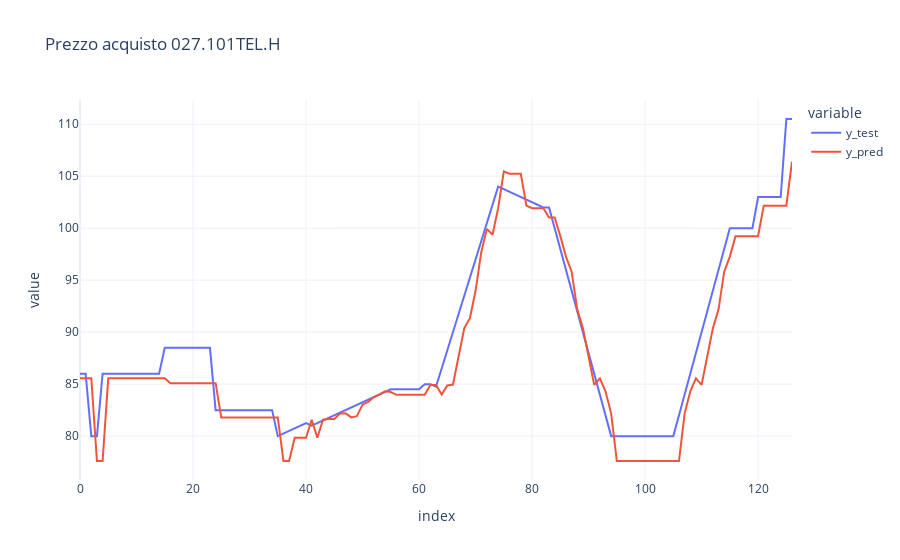

The notebook cell this image was saved under:
### Code cell
# use liear regression to predict the price
from sklearn.linear_model import LinearRegression, Ridge, Lasso, ElasticNet
from sklearn.ensemble import RandomForestRegressor
from sklearn.model_selection import train_test_split

X = df_027[["MA"]]
y = df_027[["MA"]].shift(-1).ffill()

X_train, X_test, y_train, y_test = train_test_split(X, y, test_size=0.50, random_state=42, shuffle=False)

model = RandomForestRegressor()
model.fit(X_train, y_train)

y_pred = model.predict(X_test)

df_pred = pd.DataFrame(data={'y_test': y_test.values.flatten(), 'y_pred': y_pred.flatten()})

fig = px.line(df_pred, template='plotly_white', title='Prezzo acquisto 027.101TEL.H')
#fig.add_scatter(x=X_test.flatten(), y=y_pred, mode='lines')

fig.show()

### Figure 1 — Plotly figure (JSON) as saved in the notebook; plotly's stock layout.template omitted (floating-point values rounded to 4 significant figures)
{"data": [{"hovertemplate": "variable=y_test<br>index=%{x}<br>value=%{y}<extra></extra>", "legendgroup": "y_test", "line": {"color": "#636efa", "dash": "solid"}, "marker": {"symbol": "circle"}, "mode": "lines", "name": "y_test", "orientation": "v", "showlegend": true, "type": "scatter", "x": [0, 1, 2, 3, 4, 5, 6, 7, 8, 9, 10, 11, 12, 13, 14, 15, 16, 17, 18, 19, 20, 21, 22, 23, 24, 25, 26, 27, 28, 29, 30, 31, 32, 33, 34, 35, 36, 37, 38, 39, 40, 41, 42, 43, 44, 45, 46, 47, 48, 49, 50, 51, 52, 53, 54, 55, 56, 57, 58, 59, 60, 61, 62, 63, 64, 65, 66, 67, 68, 69, 70, 71, 72, 73, 74, 75, 76, 77, 78, 79, 80, 81, 82, 83, 84, 85, 86, 87, 88, 89, 90, 91, 92, 93, 94, 95, 96, 97, 98, 99, 100, 101, 102, 103, 104, 105, 106, 107, 108, 109, 110, 111, 112, 113, 114, 115, 116, 117, 118, 119, 120, 121, 122, 123, 124, 125, 126], "xaxis": "x", "y": [86, 86, 80, 80, 86, 86, 86, 86, 86, 86, 86, 86, 86, 86, 86, 88.5, 88.5, 88.5, 88.5, 88.5, 88.5, 88.5, 88.5, 88.5, 82.5, 82.5, 82.5, 82.5, 82.5, 82.5, 82.5, 82.5, 82.5, 82.5, 82.5, 80, 80.25, 80.5, 80.75, 81, 81.25, 81, 81.25, 81.5, 81.75, 82, 82.25, 82.5, 82.75, 83, 83.25, 83.5, 83.75, 84, 84.25, 84.5, 84.5, 84.5, 84.5, 84.5, 84.5, 85, 85, 84.75, 86.5, 88.25, 90, 91.75, 93.5, 95.25, 97, 98.75, 100.5, 102.2, 104, 103.8, 103.5, 103.2, 103, 102.8, 102.5, 102.2, 102, 102, 100, 98, 96, 94, 92, 90, 88, 86, 84, 82, 80, 80, 80, 80, 80, 80, 80, 80, 80, 80, 80, 80, 82, 84, 86, 88, 90, 92, 94, 96, 98, 100, 100, 100, 100, 100, 103, 103, 103, 103, 103, 110.5, 110.5], "yaxis": "y"}, {"hovertemplate": "variable=y_pred<br>index=%{x}<br>value=%{y}<extra></extra>", "legendgroup": "y_pred", "line": {"color": "#EF553B", "dash": "solid"}, "marker": {"symbol": "circle"}, "mode": "lines", "name": "y_pred", "orientation": "v", "showlegend": true, "type": "scatter", "x": [0, 1, 2, 3, 4, 5, 6, 7, 8, 9, 10, 11, 12, 13, 14, 15, 16, 17, 18, 19, 20, 21, 22, 23, 24, 25, 26, 27, 28, 29, 30, 31, 32, 33, 34, 35, 36, 37, 38, 39, 40, 41, 42, 43, 44, 45, 46, 47, 48, 49, 50, 51, 52, 53, 54, 55, 56, 57, 58, 59, 60, 61, 62, 63, 64, 65, 66, 67, 68, 69, 70, 71, 72, 73, 74, 75, 76, 77, 78, 79, 80, 81, 82, 83, 84, 85, 86, 87, 88, 89, 90, 91, 92, 93, 94, 95, 96, 97, 98, 99, 100, 101, 102, 103, 104, 105, 106, 107, 108, 109, 110, 111, 112, 113, 114, 115, 116, 117, 118, 119, 120, 121, 122, 123, 124, 125, 126], "xaxis": "x", "y": [85.56, 85.56, 85.56, 77.61, 77.61, 85.56, 85.56, 85.56, 85.56, 85.56, 85.56, 85.56, 85.56, 85.56, 85.56, 85.56, 85.1, 85.1, 85.1, 85.1, 85.1, 85.1, 85.1, 85.1, 85.1, 81.8, 81.8, 81.8, 81.8, 81.8, 81.8, 81.8, 81.8, 81.8, 81.8, 81.8, 77.61, 77.61, 79.84, 79.84, 79.84, 81.57, 79.84, 81.57, 81.65, 81.65, 82.17, 82.19, 81.8, 81.92, 83.03, 83.28, 83.76, 84.02, 84.3, 84.24, 83.98, 83.98, 83.98, 83.98, 83.98, 83.98, 84.92, 84.92, 84.0, 84.87, 84.96, 87.66, 90.36, 91.34, 93.97, 97.67, 99.93, 99.36, 101.9, 105.5, 105.2, 105.2, 105.2, 102.2, 101.9, 101.9, 101.9, 101.0, 101.0, 99.23, 97.27, 95.82, 92.19, 90.36, 87.66, 84.93, 85.56, 84.3, 82.17, 77.61, 77.61, 77.61, 77.61, 77.61, 77.61, 77.61, 77.61, 77.61, 77.61, 77.61, 77.61, 82.17, 84.3, 85.56, 84.93, 87.66, 90.36, 92.19, 95.82, 97.27, 99.23, 99.23, 99.23, 99.23, 99.23, 102.2, 102.2, 102.2, 102.2, 102.2, 106.4], "yaxis": "y"}], "layout": {"legend": {"title": {"text": "variable"}, "tracegroupgap": 0}, "title": {"text": "Prezzo acquisto 027.101TEL.H"}, "xaxis": {"anchor": "y", "domain": [0, 1], "title": {"text": "index"}}, "yaxis": {"anchor": "x", "domain": [0, 1], "title": {"text": "value"}}}}
